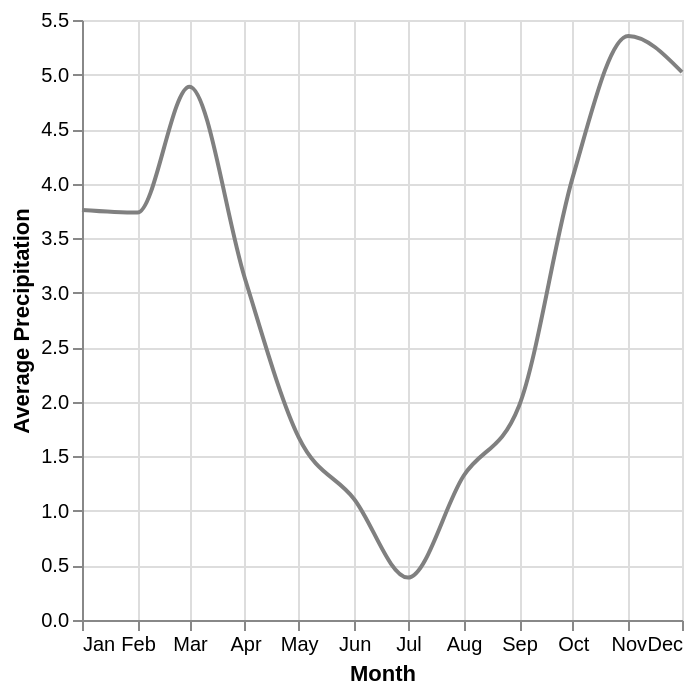

Notebook source saved alongside this figure:
### Markdown cell above
- To illustrate how dual-axis charts work in Altair, let's look at precipitation alongside temperature in Seattle


- First, let's create a line plot that shows average monthly precipitation in Seattle:

### Code cell
precip = alt.Chart(df).transform_filter(
    'datum.location == "Seattle"'
).mark_line(
    interpolate='monotone',
    stroke='grey'
).encode(
    alt.X('month(date):T').title('Month'),
    alt.Y('mean(precipitation):Q').title('Average Precipitation')
)

precip

### Figure 1 — Vega-Lite specification as saved in the notebook (floating-point values rounded to 4 significant figures; data arrays with more than 128 entries replaced by an {"elided": "..."} marker saying what was removed)
{"config": {"view": {"continuousWidth": 300, "continuousHeight": 300}}, "data": {"name": "data-0e4b4088054dec206bbee1cdbde321fc"}, "mark": {"type": "line", "interpolate": "monotone", "stroke": "grey"}, "encoding": {"x": {"field": "date", "timeUnit": "month", "title": "Month", "type": "temporal"}, "y": {"aggregate": "mean", "field": "precipitation", "title": "Average Precipitation", "type": "quantitative"}}, "transform": [{"filter": "datum.location == \"Seattle\""}], "$schema": "https://vega.github.io/schema/vega-lite/v5.17.0.json", "datasets": {"data-0e4b4088054dec206bbee1cdbde321fc": {"elided": "2922 records"}}}
